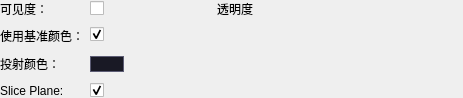
<?xml version="1.0" encoding="UTF-8"?>
<ui version="4.0">
 <class>qMRMLMarkupsFiducialProjectionPropertyWidget</class>
 <widget class="QWidget" name="qMRMLMarkupsFiducialProjectionPropertyWidget">
  <property name="geometry">
   <rect>
    <x>0</x>
    <y>0</y>
    <width>463</width>
    <height>90</height>
   </rect>
  </property>
  <property name="sizePolicy">
   <sizepolicy hsizetype="Preferred" vsizetype="Maximum">
    <horstretch>0</horstretch>
    <verstretch>0</verstretch>
   </sizepolicy>
  </property>
  <property name="windowTitle">
   <string>qMRMLMarkupsFiducialProjectionPropertyWidget</string>
  </property>
  <property name="styleSheet">
   <string notr="true">QPushButton#pointProjectionColorPickerButton{
	background: #191925;
	border: 1px solid #5c5c74;
	font: 10pt &quot;Microsoft YaHei&quot;;
}
</string>
  </property>
  <layout class="QFormLayout" name="formLayout">
   <property name="verticalSpacing">
    <number>9</number>
   </property>
   <property name="leftMargin">
    <number>0</number>
   </property>
   <property name="topMargin">
    <number>0</number>
   </property>
   <property name="rightMargin">
    <number>0</number>
   </property>
   <property name="bottomMargin">
    <number>0</number>
   </property>
   <item row="0" column="0">
    <widget class="QLabel" name="point2DProjectionLabel">
     <property name="toolTip">
      <string>Turn on/off visualization of projected fiducial on 2D viewers</string>
     </property>
     <property name="text">
      <string>可见度：</string>
     </property>
    </widget>
   </item>
   <item row="0" column="1">
    <layout class="QHBoxLayout" name="horizontalLayout">
     <property name="spacing">
      <number>8</number>
     </property>
     <item>
      <widget class="ctkCheckBox" name="point2DProjectionCheckBox">
       <property name="toolTip">
        <string>Turn on/off visualization of projected fiducial on 2D viewers</string>
       </property>
       <property name="indicatorIconSize" stdset="0">
        <size>
         <width>23</width>
         <height>23</height>
        </size>
       </property>
      </widget>
     </item>
     <item>
      <widget class="QLabel" name="projectionOpacityLabel">
       <property name="text">
        <string>透明度</string>
       </property>
      </widget>
     </item>
     <item>
      <widget class="ctkSliderWidget" name="projectionOpacitySliderWidget" native="true">
       <property name="toolTip">
        <string>The opacity of the projection.</string>
       </property>
       <property name="singleStep" stdset="0">
        <double>0.100000000000000</double>
       </property>
       <property name="maximum" stdset="0">
        <double>1.000000000000000</double>
       </property>
       <property name="value" stdset="0">
        <double>0.600000000000000</double>
       </property>
      </widget>
     </item>
    </layout>
   </item>
   <item row="1" column="0">
    <widget class="QLabel" name="pointUseFiducialColorLabel">
     <property name="toolTip">
      <string>Use the same color as fiducial</string>
     </property>
     <property name="text">
      <string>使用基准颜色：</string>
     </property>
    </widget>
   </item>
   <item row="1" column="1">
    <widget class="QCheckBox" name="pointUseFiducialColorCheckBox">
     <property name="toolTip">
      <string>Use the same color as fiducial</string>
     </property>
     <property name="text">
      <string/>
     </property>
     <property name="checked">
      <bool>true</bool>
     </property>
    </widget>
   </item>
   <item row="2" column="0">
    <widget class="QLabel" name="pointProjectionColorLabel">
     <property name="toolTip">
      <string>Color of the projected fiducial on 2D viewers</string>
     </property>
     <property name="text">
      <string>投射颜色：</string>
     </property>
    </widget>
   </item>
   <item row="2" column="1">
    <layout class="QHBoxLayout" name="horizontalLayout_2">
     <property name="spacing">
      <number>0</number>
     </property>
     <property name="leftMargin">
      <number>0</number>
     </property>
     <property name="rightMargin">
      <number>0</number>
     </property>
     <item>
      <widget class="ctkColorPickerButton" name="pointProjectionColorPickerButton">
       <property name="minimumSize">
        <size>
         <width>0</width>
         <height>0</height>
        </size>
       </property>
       <property name="toolTip">
        <string>Color of the projected fiducial on 2D viewers. Only used if Use Fiducial Color is not checked, otherwise the projection uses the selected or unselected fiducial color.</string>
       </property>
       <property name="color" stdset="0">
        <color>
         <red>255</red>
         <green>255</green>
         <blue>255</blue>
        </color>
       </property>
       <property name="displayColorName" stdset="0">
        <bool>false</bool>
       </property>
      </widget>
     </item>
     <item>
      <spacer name="horizontalSpacer">
       <property name="orientation">
        <enum>Qt::Horizontal</enum>
       </property>
       <property name="sizeHint" stdset="0">
        <size>
         <width>40</width>
         <height>20</height>
        </size>
       </property>
      </spacer>
     </item>
    </layout>
   </item>
   <item row="3" column="0">
    <widget class="QLabel" name="pointOutlinedBehindSlicePlaneLabel">
     <property name="toolTip">
      <string>Fiducial projection is displayed filled (opacity = Projection Opacity) when on top of slice plane, outlined when behind, and with full opacity when in the plane. Outline isn't used for some glyphs (Dash2D, Cross2D, Starburst).</string>
     </property>
     <property name="text">
      <string>Slice Plane:</string>
     </property>
    </widget>
   </item>
   <item row="3" column="1">
    <widget class="QCheckBox" name="pointOutlinedBehindSlicePlaneCheckBox">
     <property name="toolTip">
      <string>Fiducial projection is displayed filled (opacity = Projection Opacity) when on top of slice plane, outlined when behind, and with full opacity when in the plane. Outline isn't used for some glyphs (Dash2D, Cross2D, Starburst).</string>
     </property>
     <property name="text">
      <string/>
     </property>
     <property name="checked">
      <bool>true</bool>
     </property>
    </widget>
   </item>
  </layout>
 </widget>
 <customwidgets>
  <customwidget>
   <class>ctkCheckBox</class>
   <extends>QCheckBox</extends>
   <header>ctkCheckBox.h</header>
  </customwidget>
  <customwidget>
   <class>ctkSliderWidget</class>
   <extends>QWidget</extends>
   <header>ctkSliderWidget.h</header>
  </customwidget>
  <customwidget>
   <class>ctkColorPickerButton</class>
   <extends>QPushButton</extends>
   <header>ctkColorPickerButton.h</header>
  </customwidget>
 </customwidgets>
 <resources>
  <include location="../../../../../../Base/QTGUI/Resources/qSlicerBaseQTGUI.qrc"/>
 </resources>
 <connections/>
</ui>
